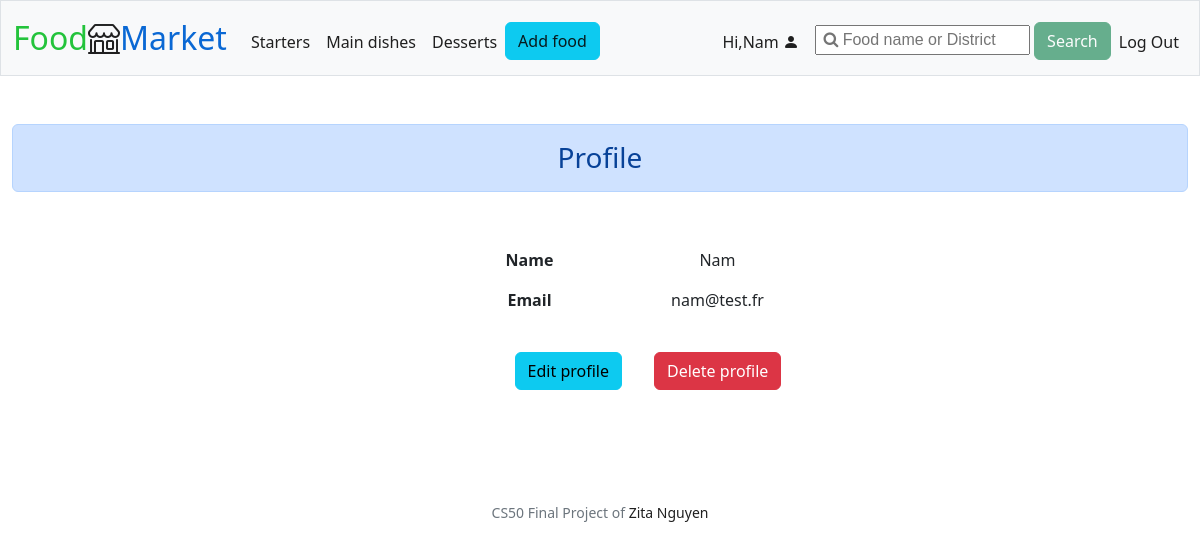
/profile (signed in), run on the app's committed database.
### tables this page shows
CREATE TABLE users (
id INTEGER PRIMARY KEY AUTOINCREMENT,
username TEXT NOT NULL,
email TEXT NOT NULL UNIQUE,
hash TEXT NOT NULL,
role TEXT NOT NULL,
about TEXT);

### app.py (the view)
@app.route("/profile", methods=["GET"])
@login_required
def display():
    return users.display_profile(session["user_id"])

### app.py (called while the page is built)
@app.after_request
def after_request(response):
    response.headers["Cache-Control"] = "no-cache, no-store, must-revalidate"
    response.headers["Expires"] = 0
    response.headers["Pragma"] = "no-cache"
    return response

### helpers.py (called while the page is built)
def login_required(f):
    @wraps(f)
    def decorated_function(*args, **kwargs):
        if session.get("user_id") is None:
            return redirect("/login")
        return f(*args, **kwargs)
    return decorated_function

### queries.py (called while the page is built)
def query_get_user(id):
    conn = sqlite3.connect("market.db")
    c = conn.cursor()
    c.execute("SELECT * FROM users WHERE id = ?", (id,))
    user = c.fetchone()
    conn.close()
    return user

### users.py (called while the page is built)
def display_profile(user_id):
    user = query_get_user(user_id)
    return render_template("profile.html", user=user)

### templates/profile.html (shortened to what this page needs)
{% extends "layout.html" %}
{% block main %}
<div class="alert alert-primary text-center h3" role="alert">
    Profile
</div>
<div class="row row-cols-1 row-cols-lg-3 my-5">
    <div class="col"></div>
    <div class="col mx-5">
        <table class="table table-borderless text-center">
            <tbody>
              <tr>
                <th scope="row">Name</th>
                <td>{{ user[1].capitalize() }}</td>
              </tr>
              <tr>
                <th scope="row">Email</th>
                <td>{{ user[2] }}</td>
              </tr>
            </tbody>
        </table>
        <div class="d-flex flex-wrap justify-content-center">
            <form action="/edit_profile" method="get">
              <button type="submit" class="btn btn-info m-3">Edit profile</button>
            </form>
            <form action="/delete_profile" method="post">
              <button type="submit" class="btn btn-danger m-3" onclick="return confirm('Are you sure you want to delete this item?');">Delete profile</button>
            </form>
        </div>
    </div>
</div>
{% endblock %}

### templates/layout.html (shortened to what this page needs)
<!DOCTYPE html>
<html lang="en">
    <head>
        <link href="https://cdn.jsdelivr.net/npm/bootstrap@5.2.0-beta1/dist/css/bootstrap.min.css" rel="stylesheet">
        <link rel="stylesheet" href="https://cdn.jsdelivr.net/npm/bootstrap-icons@1.8.3/font/bootstrap-icons.css">
        <link href="https://cdnjs.cloudflare.com/ajax/libs/font-awesome/4.7.0/css/font-awesome.min.css" rel="stylesheet"/>
        <link href="/static/styles.css" rel="stylesheet">
    </head>
    <body>
        <nav class="bg-light border navbar navbar-expand-md navbar-light">
            <div class="container-fluid">
                <a class="navbar-brand" href="/"><span class="green">Food</span><i class="bi bi-shop"></i><span class="blue">Market</span></a>
                <div class="collapse navbar-collapse" id="navbar">
                    {% if session["user_id"] %}
                        <ul class="navbar-nav me-auto mt-2">
                            <li class="nav-item"><a class="nav-link" href="/starters">Starters</a></li>
                            <li class="nav-item"><a class="nav-link" href="/main_dishes">Main dishes</a></li>
                            <li class="nav-item"><a class="nav-link" href="/desserts">Desserts</a></li>
                            {% if session["user_role"] == "seller" %}
                            <li class="nav-item"><a class="btn btn-info" role="button" href="/add">Add food</a></li>
                            {% endif %}
                        </ul>
                        <ul class="navbar-nav ms-auto mt-2">
                            <li class="nav-item">
                                {% if session["user_role"] == "seller" %}
                                    <a class="nav-link" href="/seller_profile">
                                        Hi,{{ session["user_name"].capitalize() }}
                                        <i class="bi bi-person-fill"></i>
                                    </a>
                                {% else %}
                                    <a class="nav-link" href="/profile">
                                        Hi,{{ session["user_name"].capitalize() }}
                                        <i class="bi bi-person-fill"></i>
                                    </a>
                                {% endif %}
                            </li>
                            <form action="/search" method="post" class="ms-2">
                                <input id="q" name="q" type="search" placeholder=" &#xF002; Food name or District" style="font-family:Arial, FontAwesome">
                                <button id="search_button" class="btn btn-success" type="submit" disabled>Search</i></button>
                            </form>
                            <li class="nav-item"><a class="nav-link" href="/logout">Log Out</a></li>
                        </ul>
                    {% else %}
                        <ul class="navbar-nav ms-auto mt-2">
                            <li class="nav-item"><a class="nav-link" href="/register">Register</a></li>
                            <li class="nav-item"><a class="nav-link" href="/login">Log In</a></li>
                        </ul>
                    {% endif %}
                </div>
            </div>
        </nav>
        <main class="container-fluid py-5">
            {% block main %}{% endblock %}
        </main>
        <footer class="mb-5 small text-center text-muted">
            CS50 Final Project of <a href="https://github.com/ZitaNguyen">Zita Nguyen</a>
        </footer>
    </body>
</html>

### static/styles.css (style rules this page uses)
a:link, a:visited { text-decoration: none; color: rgba(7, 7, 7, 0.9); }
nav .navbar-brand { font-size: xx-large; }
nav .navbar-brand .green { color: #23c33b; }
nav .navbar-brand .blue { color: #0a68d4; }
ul { list-style: none; }

### data on the page
users: user_name "Nam", username "Nam", email "nam@test.fr"
